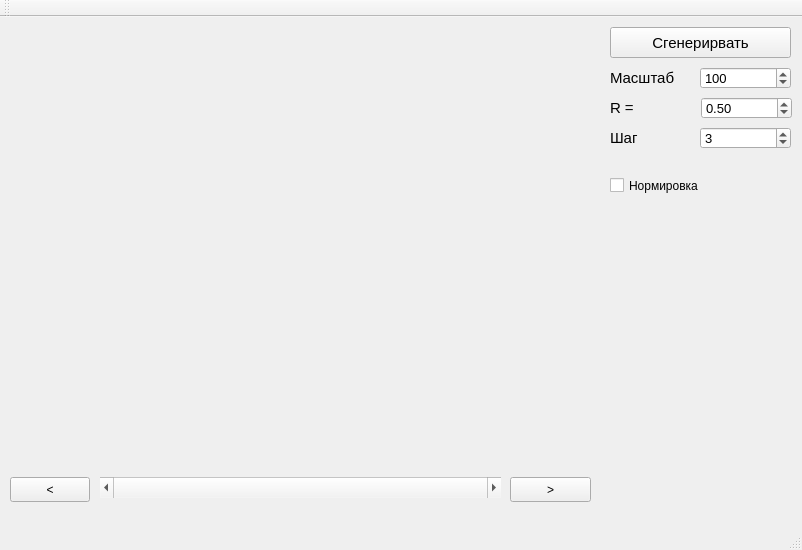
<?xml version="1.0" encoding="UTF-8"?>
<ui version="4.0">
 <class>MainWindow</class>
 <widget class="QMainWindow" name="MainWindow">
  <property name="geometry">
   <rect>
    <x>0</x>
    <y>0</y>
    <width>802</width>
    <height>550</height>
   </rect>
  </property>
  <property name="windowTitle">
   <string>MainWindow</string>
  </property>
  <widget class="QWidget" name="centralWidget">
   <widget class="QLabel" name="Graph">
    <property name="geometry">
     <rect>
      <x>11</x>
      <y>11</y>
      <width>581</width>
      <height>441</height>
     </rect>
    </property>
    <property name="frameShape">
     <enum>QFrame::NoFrame</enum>
    </property>
    <property name="lineWidth">
     <number>1</number>
    </property>
    <property name="midLineWidth">
     <number>0</number>
    </property>
    <property name="text">
     <string/>
    </property>
   </widget>
   <widget class="QPushButton" name="pb_Draw">
    <property name="geometry">
     <rect>
      <x>610</x>
      <y>10</y>
      <width>181</width>
      <height>31</height>
     </rect>
    </property>
    <property name="font">
     <font>
      <pointsize>11</pointsize>
     </font>
    </property>
    <property name="text">
     <string>Сгенерирвать</string>
    </property>
   </widget>
   <widget class="QPushButton" name="pb_shift_right">
    <property name="geometry">
     <rect>
      <x>510</x>
      <y>460</y>
      <width>81</width>
      <height>25</height>
     </rect>
    </property>
    <property name="text">
     <string>&gt;</string>
    </property>
   </widget>
   <widget class="QPushButton" name="pb_shift_left">
    <property name="geometry">
     <rect>
      <x>10</x>
      <y>460</y>
      <width>80</width>
      <height>25</height>
     </rect>
    </property>
    <property name="text">
     <string>&lt;</string>
    </property>
   </widget>
   <widget class="QSpinBox" name="sb_scale">
    <property name="geometry">
     <rect>
      <x>700</x>
      <y>50</y>
      <width>91</width>
      <height>22</height>
     </rect>
    </property>
    <property name="font">
     <font>
      <pointsize>10</pointsize>
     </font>
    </property>
    <property name="minimum">
     <number>10</number>
    </property>
    <property name="maximum">
     <number>500</number>
    </property>
    <property name="value">
     <number>100</number>
    </property>
   </widget>
   <widget class="QCheckBox" name="cb_normalize">
    <property name="geometry">
     <rect>
      <x>610</x>
      <y>160</y>
      <width>111</width>
      <height>17</height>
     </rect>
    </property>
    <property name="text">
     <string>Нормировка</string>
    </property>
   </widget>
   <widget class="QScrollBar" name="horizontalScrollBar">
    <property name="geometry">
     <rect>
      <x>100</x>
      <y>460</y>
      <width>401</width>
      <height>21</height>
     </rect>
    </property>
    <property name="maximum">
     <number>0</number>
    </property>
    <property name="orientation">
     <enum>Qt::Horizontal</enum>
    </property>
   </widget>
   <widget class="QDoubleSpinBox" name="sb_r">
    <property name="geometry">
     <rect>
      <x>701</x>
      <y>80</y>
      <width>91</width>
      <height>22</height>
     </rect>
    </property>
    <property name="font">
     <font>
      <pointsize>10</pointsize>
     </font>
    </property>
    <property name="singleStep">
     <double>0.050000000000000</double>
    </property>
    <property name="value">
     <double>0.500000000000000</double>
    </property>
   </widget>
   <widget class="QSpinBox" name="sb_step">
    <property name="geometry">
     <rect>
      <x>700</x>
      <y>110</y>
      <width>91</width>
      <height>22</height>
     </rect>
    </property>
    <property name="font">
     <font>
      <pointsize>10</pointsize>
     </font>
    </property>
    <property name="value">
     <number>3</number>
    </property>
   </widget>
   <widget class="QLabel" name="label">
    <property name="geometry">
     <rect>
      <x>610</x>
      <y>80</y>
      <width>31</width>
      <height>21</height>
     </rect>
    </property>
    <property name="font">
     <font>
      <pointsize>11</pointsize>
     </font>
    </property>
    <property name="text">
     <string>R = </string>
    </property>
   </widget>
   <widget class="QLabel" name="label_2">
    <property name="geometry">
     <rect>
      <x>610</x>
      <y>110</y>
      <width>41</width>
      <height>21</height>
     </rect>
    </property>
    <property name="font">
     <font>
      <pointsize>11</pointsize>
     </font>
    </property>
    <property name="text">
     <string>Шаг</string>
    </property>
   </widget>
   <widget class="QLabel" name="label_3">
    <property name="geometry">
     <rect>
      <x>610</x>
      <y>50</y>
      <width>81</width>
      <height>21</height>
     </rect>
    </property>
    <property name="font">
     <font>
      <pointsize>11</pointsize>
     </font>
    </property>
    <property name="text">
     <string>Масштаб</string>
    </property>
   </widget>
  </widget>
  <widget class="QMenuBar" name="menuBar">
   <property name="geometry">
    <rect>
     <x>0</x>
     <y>0</y>
     <width>802</width>
     <height>21</height>
    </rect>
   </property>
  </widget>
  <widget class="QToolBar" name="mainToolBar">
   <attribute name="toolBarArea">
    <enum>TopToolBarArea</enum>
   </attribute>
   <attribute name="toolBarBreak">
    <bool>false</bool>
   </attribute>
  </widget>
  <widget class="QStatusBar" name="statusBar"/>
 </widget>
 <layoutdefault spacing="6" margin="11"/>
 <resources/>
 <connections/>
</ui>
